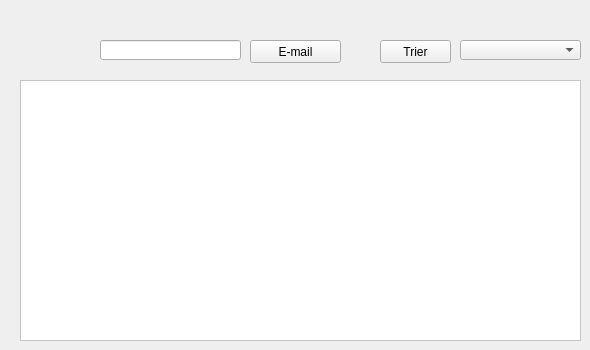
        <widget class="QWidget" name="tab_15">
         <attribute name="title">
          <string>Afficher un batiment</string>
         </attribute>
         <widget class="QTableView" name="tabbatiment">
          <property name="geometry">
           <rect>
            <x>20</x>
            <y>80</y>
            <width>561</width>
            <height>261</height>
           </rect>
          </property>
          <property name="styleSheet">
           <string notr="true">background-color: white;
font-size: 15px</string>
          </property>
         </widget>
         <widget class="QLineEdit" name="rechercher_batiment">
          <property name="geometry">
           <rect>
            <x>100</x>
            <y>40</y>
            <width>141</width>
            <height>20</height>
           </rect>
          </property>
         </widget>
         <widget class="QPushButton" name="trier_batiment">
          <property name="geometry">
           <rect>
            <x>380</x>
            <y>40</y>
            <width>71</width>
            <height>23</height>
           </rect>
          </property>
          <property name="text">
           <string>Trier</string>
          </property>
         </widget>
         <widget class="QPushButton" name="mailing_salle">
          <property name="geometry">
           <rect>
            <x>250</x>
            <y>40</y>
            <width>91</width>
            <height>23</height>
           </rect>
          </property>
          <property name="text">
           <string>E-mail</string>
          </property>
         </widget>
         <widget class="QLabel" name="search_icon_2">
          <property name="geometry">
           <rect>
            <x>70</x>
            <y>40</y>
            <width>31</width>
            <height>21</height>
           </rect>
          </property>
          <property name="text">
           <string/>
          </property>
         </widget>
         <widget class="QComboBox" name="combo_trier_batiment">
          <property name="geometry">
           <rect>
            <x>460</x>
            <y>40</y>
            <width>121</width>
            <height>20</height>
           </rect>
          </property>
         </widget>
        </widget>
